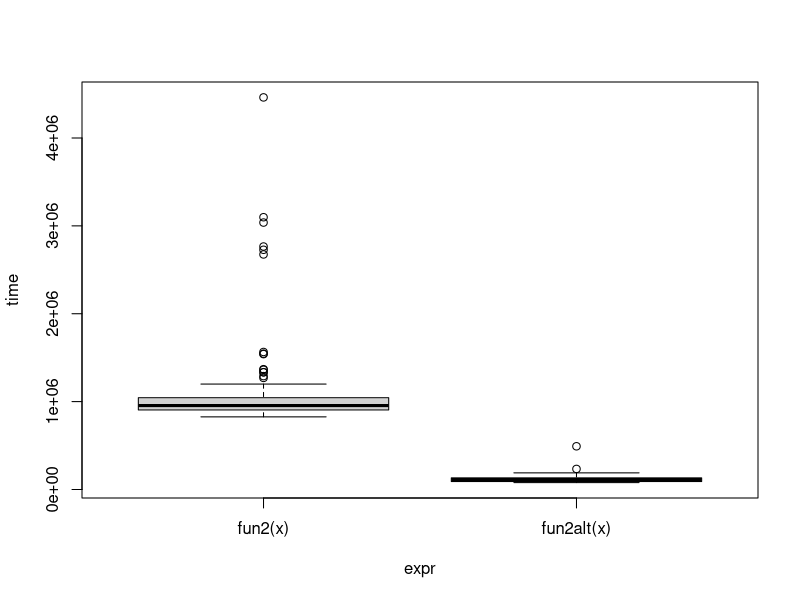
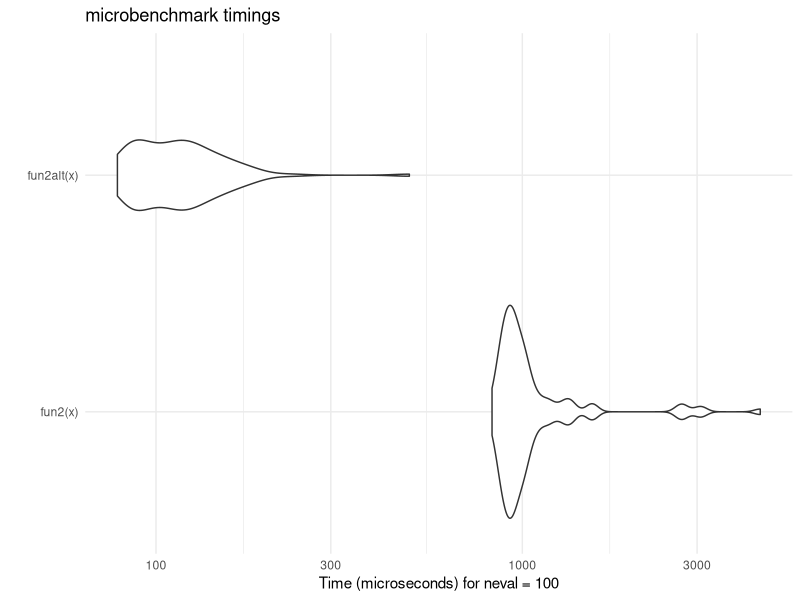

R code for these plots, in order: (Note: this script raises an error after producing the figures.)
## ---- chunk 1
fun1 <- function(n = 100, k = 4, lambda = 4) {
  x <- NULL
  
  for (i in 1:n)
    x <- rbind(x, rpois(k, lambda))
  
  return(x)
}

fun1alt <- function(n = 100, k = 4, lambda = 4) {
  matrix(rpois(n * k, lambda), nrow = n, ncol = k)
}

# Benchmarking
microbenchmark::microbenchmark(
  fun1(100),
  fun1alt(100),
  unit = "ns"
)
## ---- chunk 2
# Data Generating Process (10 x 10,000 matrix)
set.seed(1234)
x <- matrix(rnorm(1e4), nrow=10)

# Find each column's max value
fun2 <- function(x) {
  apply(x, 2, max)
}

fun2alt <- function(x) {
  x[cbind(max.col(t(x)),1:ncol(x))]
}

# Benchmarking
bench <- microbenchmark::microbenchmark(
  fun2(x),
  fun2alt(x),
  unit = "us"
)
bench
## ---- chunk 3
plot(bench)
ggplot2::autoplot(bench) +
  ggplot2::theme_minimal()
## ---- chunk 4
library(parallel)
my_boot <- function(dat, stat, R, ncpus = 1L) {
  
  # Getting the random indices
  n <- nrow(dat)
  idx <- matrix(sample.int(n, n*R, TRUE), nrow=n, ncol=R)
 
  # Making the cluster using `ncpus`
  # STEP 1: GOES HERE
  cl <- makePSOCKcluster(ncpus)
  # STEP 2: GOES HERE
  clusterExport(cl, varlist = c("idx", "dat", "stat"), envir= environment())
  
  # STEP 3: THIS FUNCTION NEEDS TO BE REPLACED WITH parLapply
  ans <- parLapply(cl, seq_len(R), function(i) {
    stat(dat[idx[,i], , drop=FALSE])
  })
  
  # Coercing the list into a matrix
  ans <- do.call(rbind, ans)
  
  # STEP 4: GOES HERE
  stopCluster
  
  ans
  
}
## ---- chunk 5
# Bootstrap of a linear regression model
my_stat <- function(d) coef(lm(y~x, data =d))

# DATA SIM
set.seed(1)
n <- 500 
R <- 1e4
x <- cbind(rnorm(n)) 
y <- x*5 + rnorm(n)

# Check if we get something similar as lm
ans0 <- confint(lm(y~x))
cat("OLS CI \n")
print(ans0)
ans1 <- my_boot(dat = data.frame(x,y), my_stat, R=R, ncpus = 4)
qs <- c(.025, .975)
cat("Bootstrp CI \n")
print(t(apply(ans1, 2, quantile, probs = qs)))
## ---- chunk 6
parallel::detectCores()

system.time(my_boot(dat = data.frame(x,y), my_stat, R=4000, ncpus = 1L))

system.time(my_boot(dat = data.frame(x,y), my_stat, R=4000, ncpus = 8L))
